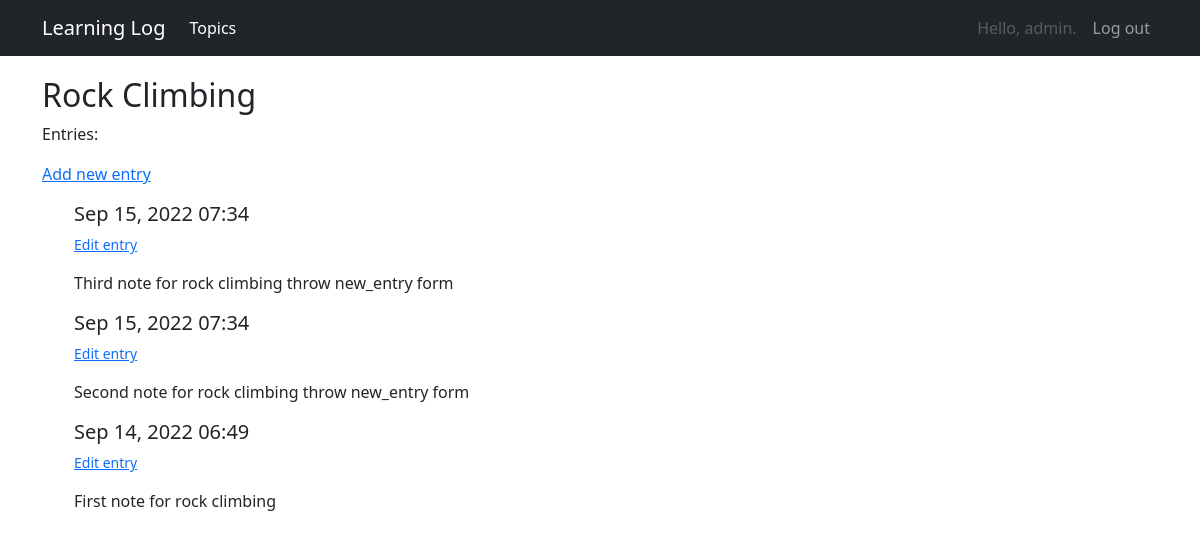
Page /topics/2 (signed in) on the committed database.
### learning_logs/models.py (models this page shows, shortened)
class Topic(models.Model):
    text = models.CharField(max_length=200)
    date_added = models.DateTimeField(auto_now_add=True)
    owner = models.ForeignKey(User, on_delete=models.DO_NOTHING)
    def __str__(self) -> str:
        return self.text

class Entry(models.Model):
    topic = models.ForeignKey(Topic, on_delete=models.DO_NOTHING,
                    related_name='entry')
    text = models.TextField()
    date_added = models.DateTimeField(auto_now_add=True)
    class Meta:
        verbose_name_plural = 'entries'

### learning_logs/views.py (the view)
# urls.py: re_path(r'^topics/(?P<topic_id>\d+$)', views.topic, name = 'topic'),
@login_required
def topic(request, topic_id):
    topic = Topic.objects.get(id=topic_id)
    check_topic_owner(topic.owner, request.user)
    entries = topic.entry.order_by('-date_added')
    context = {'topic': topic, 'entries': entries}
    return render(request, 'topic.html', context)

### learning_logs/views.py (called while the page is built)
def check_topic_owner(user, owner):
    if owner != user:
        raise Http404

### learning_logs/templates/topic.html
{% extends 'base.html' %}
{% block header %}
    <h2>{{ topic }}</h2>
{% endblock header %}
{% block content %}
    <p>Entries:</p>
    <p><a href="{% url 'new_entry' topic.id %}">Add new entry</a></p>
    <ul>
        {% for entry in entries %}
            <div class="panel panel-default">
                <div class="panel-heading">
                    <h5>{{ entry.date_added|date:'M d, Y H:i' }}</h5>
                    <small>
                        <p><a href="{% url 'edit_entry' entry.id %}">Edit entry</a></p>
                    </small>
                    <div class="panel-body">{{ entry.text|linebreaks }}</div>
                </div>
            </div>
        {% empty %}
            There are no entries for this topic yet.
        {% endfor %}
    </ul>
{% endblock content %}

### learning_logs/templates/base.html (shortened to what this page needs)
{% load bootstrap5 %}
<!DOCTYPE html>
<html lang="en">
<head>
    {% bootstrap_css %}
</head>
<body>
    <nav class="navbar navbar-expand-md navbar-dark bg-dark" style="margin-bottom: 20px;">
        <div class="container">
            <a class="navbar-brand" href="{% url 'index' %}"">Learning Log</a>
            <div class="collapse navbar-collapse" id="navbarNav">
                <ul class="navbar-nav mr-auto">
                    <li class="nav-item">
                        <a class="nav-link active" href="{% url 'topics' %}">Topics</a>
                    </li>
                </ul>
            </div>
            <ul class="navbar-nav">
                {% if user.is_authenticated %}
                    <li class="nav-item">
                        <a class="nav-link disabled">Hello, {{ user.username }}.</a>
                    </li>
                    <li class="nav-item">
                        <a class="nav-link" href="{% url 'users:logout_view' %}">Log out</a>
                    </li>
                {% endif %}
            </ul>
        </div>
    </nav>
    <div class="container">
        <div class="page-header">
            {% block header %}
            {% endblock header %}
        </div>
        <div>
            {% block content %}
            {% endblock content %}
        </div>
    </div>
</body>
</html>

### rows in the picture
Topic: text "Rock Climbing"
Entry: date_added "Sep 15, 2022 07:34", text "Third note for rock climbing throw new_entry form"
Entry: date_added "Sep 15, 2022 07:34", text "Second note for rock climbing throw new_entry form"
Entry: date_added "Sep 14, 2022 06:49", text "First note for rock climbing"

### other values in the picture
{{ user.username }} "admin"
